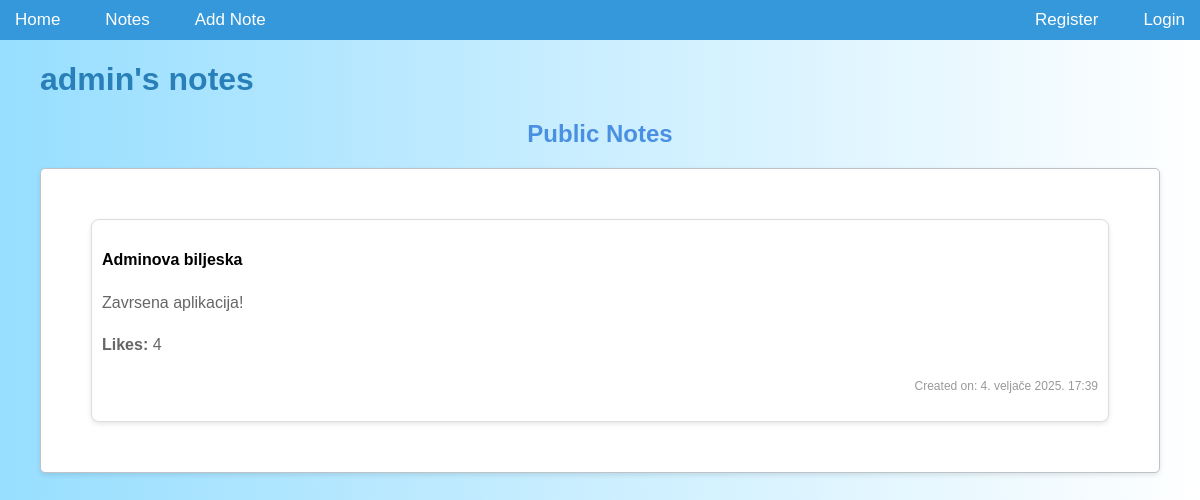
Screenshot of /accounts/profile/1 with the database file from the repository.
### accounts/models.py (models this page shows, shortened)
class CustomUser(AbstractUser):
    class Types(models.TextChoices):
        ADMIN = "ADMIN", "Admin"
        SUPERUSER = "SUPERUSER", "Superuser"
        REGULARUSER = "REGULARUSER", "Regularuser"
    type = models.CharField(
        max_length=20, choices=Types.choices, default=Types.ADMIN
    )
    theme = models.CharField(max_length=10, choices=[("light", "Light"), ("dark", "Dark")], default="light")
    email = models.EmailField(unique=True, max_length=50)
    username = models.CharField(unique=True, max_length=20)
    note = models.TextField(max_length=200, null=True, blank=True)
    USERNAME_FIELD = "email"
    REQUIRED_FIELDS = ["username"]

### notes/models.py (models this page shows, shortened)
class Note(models.Model):
    ROLE_CHOICES = [
        ('hobbies', 'Hobbies'),
        ('movies', 'Movies'),
        ('school', 'School'),
        ('work', 'Work'),
        ('music', 'Music'),
        ('personal', 'Personal'),
    ]
    CATEGORY_CHOICES = [
        ('business', 'Business'),
        ('personal', 'Personal'),
    ]
    user = models.ForeignKey('accounts.CustomUser', on_delete=models.CASCADE, null=True, blank=True, related_name='notes')
    title = models.CharField(max_length=200)
    content = models.TextField()
    pub_date = models.DateTimeField(auto_now_add=True)
    likes = models.PositiveIntegerField(default=0)
    private_notes = models.ManyToManyField(PrivateNoteModel, blank=True)
    is_public = models.BooleanField(default=True)
    is_important = models.BooleanField(default=False)
    is_locked = models.BooleanField(default=False)
    password = models.CharField(max_length=100, null=True, blank=True)
    completed = models.BooleanField(default=False)
    is_private = models.BooleanField(default=False)
    role = models.CharField(max_length=20, choices=ROLE_CHOICES, blank=True, null=True)
    approved = models.BooleanField(default=False)
    category = models.CharField(max_length=20, choices=CATEGORY_CHOICES, default='personal', blank=True, null=True)

### accounts/views.py (the view)
# urls.py: path('profile/<int:user_id>', views.profile, name="profile"),
def profile(request, user_id):
    user = get_object_or_404(CustomUser, pk=user_id)
    try:
        account = user.account
    except Account.DoesNotExist:
        account = None
    regular_user = account.regular_user if account else None
    superuser = account.superuser if account else None
    notes = Note.objects.filter(user=user)
    notes = Note.objects.filter(user=user)
    public_notes = notes.filter(is_public=True).order_by('-is_important', '-pub_date')
    if request.user == user:
        private_notes = notes.filter(is_private=True).order_by('-pub_date')
    else:
        private_notes = None
    context = {
        'profile_user': user,
        'account': account,
        'regular_user': regular_user,
        'superuser': superuser,
        'private_notes': private_notes,
        'public_notes': public_notes,
    }
    return render(request, 'accounts/profile.html', context)

### accounts/templates/accounts/profile.html (shortened to what this page needs)
{% extends 'notes/base.html' %}
{% block content %}
<div class="container">
  <h1 class="mb-5 mt-5 text-center">{{ profile_user.username }}'s notes</h1>
  <div class="row justify-content-center">
      <div class="col-md-8">
          <h2 class="mt-5 mb-4 text-center">Public Notes</h2>
          {% for note in public_notes %}
              <div class="card my-4 shadow-sm p-3">
                  <div class="card-body">
                      <div class="note {% if note.category == 'business' %} business-note {% elif note.category == 'personal' %} personal-note {% endif %}">
                          <h4>{{ note.title }}</h4>
                          <p>{{ note.content }}</p>
                          <p><strong>Likes:</strong> {{ note.likes }}</p>
                          <p><small>Created on: {{ note.pub_date }}</small></p>
                      </div>
                  </div>
              </div>
          {% empty %}
              <p class="text-center">No public notes available.</p>
          {% endfor %}
      </div>
  </div>
</div>
{% endblock %}

### notes/static/app/notes.css (style rules this page uses)
body { background: linear-gradient(to bottom, white, #b3e5fc); color: #2c3e50; font-family: Arial, sans-serif; margin: 0; padding: 0; }
.container { max-width: 1200px; margin: 20px auto; padding: 0 20px; }
h1, h2 { color: #2980b9; font-weight: bold; }
.card { background-color: #ffffff; border: 1px solid #bdc3c7; border-radius: 5px; margin-bottom: 20px; box-shadow: 0 2px 5px rgba(0, 0, 0, 0.1); }
.card-body { padding: 10px; }
body { font-family: Arial, sans-serif; background-color: #f4f7fa; color: #333; margin: 0; padding: 0; }
h2 { text-align: center; color: #4a90e2; margin-top: 20px; }
.note { background-color: #fff; border: 1px solid #ddd; border-radius: 8px; box-shadow: 0 2px 5px rgba(0, 0, 0, 0.1); margin: 40px; padding: 10px; position: relative; transition: transform 0.2s, box-shadow 0.2s; }
.note p { font-size: 1em; color: #666; line-height: 1.6; }
.note p:last-of-type { font-size: 0.9em; color: #999; text-align: right; }
body.light { background: linear-gradient(to right, #97deff, white); color: black; }

### rows the page displays
CustomUser: username "admin"
Note: title "Adminova biljeska", content "Zavrsena aplikacija!", likes "4", pub_date "4. veljače 2025. 17:39"
